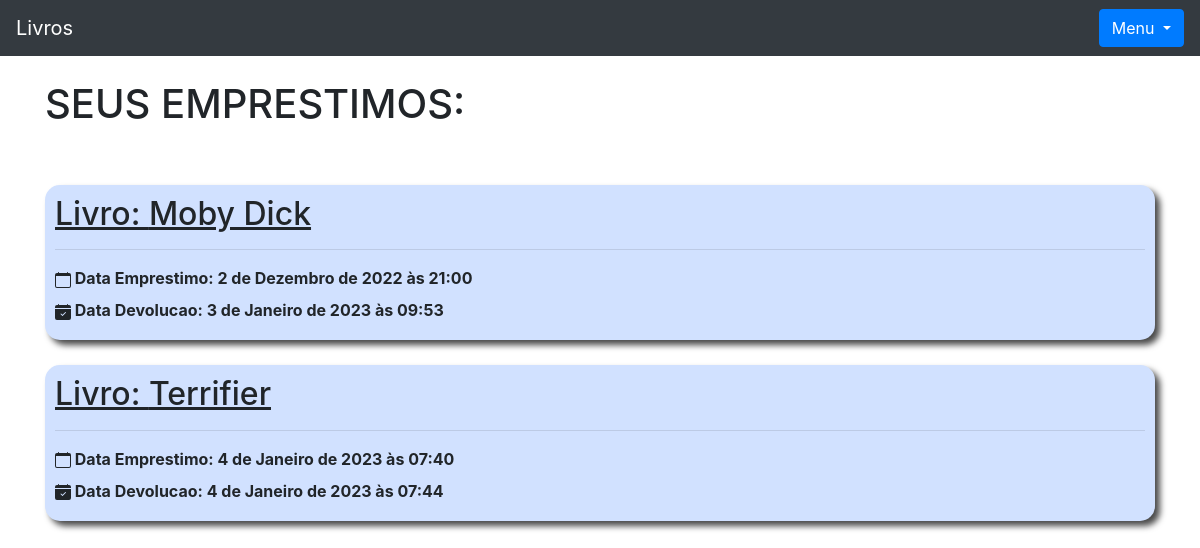
Screenshot of /livro/seus_emprestimos/ (signed in) with the database file from the repository.
### livro/models.py (models this page shows, shortened)
class Emprestimo(models.Model):
    choices_avaliacao = (
        ('P', 'Pessimo'),
        ('R', 'Ruim'),
        ('B', 'Bom'),
        ('M', 'Muito Bom'),
        ('O', 'Otimo')
    )
    nome_emprestado = models.ForeignKey(Usuario, on_delete=models.DO_NOTHING, blank=True, null=True)
    nome_emprestado_anonimo = models.CharField(max_length=100, blank=True, null=True)
    data_emprestimo = models.DateTimeField(default=datetime.datetime.now())
    data_devolucao = models.DateTimeField(blank=True, null=True)
    livro = models.ForeignKey(Livros, on_delete=models.DO_NOTHING)
    avaliacao = models.CharField(choices=choices_avaliacao, max_length=1, null=True, blank=True)

class Livros(models.Model):
    nome = models.CharField(max_length=100)
    autor = models.CharField(max_length=100)
    co_autor = models.CharField(max_length=100, blank=True, null=True)
    data_cadastro = models.DateField(default=date.today)
    emprestado = models.BooleanField(default=False)
    categoria = models.ForeignKey(Categoria, on_delete=models.DO_NOTHING)
    usuario = models.ForeignKey(Usuario, on_delete=models.DO_NOTHING)
    class Meta:
        verbose_name = 'Livro'
    def __str__(self) -> str:
        return self.nome

### livro/views.py (the view)
# urls.py: path('seus_emprestimos/', views.seus_emprestimos, name='seus_emprestimos'),
def seus_emprestimos(request):
    usuario = Usuario.objects.get(id=request.session['usuario'])
    emprestimos = Emprestimo.objects.filter(nome_emprestado=usuario)
    return render(request, 'seus_emprestimos.html', {'usuario_logado': request.session['usuario'], 'emprestimos':emprestimos})

### livro/templates/seus_emprestimos.html (shortened to what this page needs)
{% extends 'base.html' %}
{% block conteudo %}
    <div class="container">
        <br>
        <h1>SEUS EMPRESTIMOS:</h1>
        <br>
        {% for empres in emprestimos %}
            <div class="card-empres">
                <div class="titulo">
                    <h2>Livro: {{empres.livro}}</h2>
                </div>
                <hr>
                <div class="body-card">
                    <label>Data Emprestimo: </label>
                    {{empres.data_emprestimo}}
                    <br>
                    <label>Data Devolucao: </label>
                    {% if empres.data_devolucao %}
                        {{empres.data_devolucao}}
                    {% else %}
                        Ainda não devolvido
                    {% endif %}
                </div>
            </div>
        {% endfor %}
    </div>
{% endblock %}

### livro/templates/seus_emprestimos.html (style rules this page uses)
.card-empres { background-color: #d1e1ff; padding: 10px; margin-top: 25px; font-weight: bold; border-radius: 15px; box-shadow: 5px 5px 6px rgba(0, 0, 0, 0.712); }
.titulo { text-decoration: underline; }

### rows the page displays
Emprestimo: livro "Moby Dick", data_emprestimo "2 de Dezembro de 2022 às 21:00", data_devolucao "3 de Janeiro de 2023 às 09:53"
Emprestimo: livro "Terrifier", data_emprestimo "4 de Janeiro de 2023 às 07:40", data_devolucao "4 de Janeiro de 2023 às 07:44"
